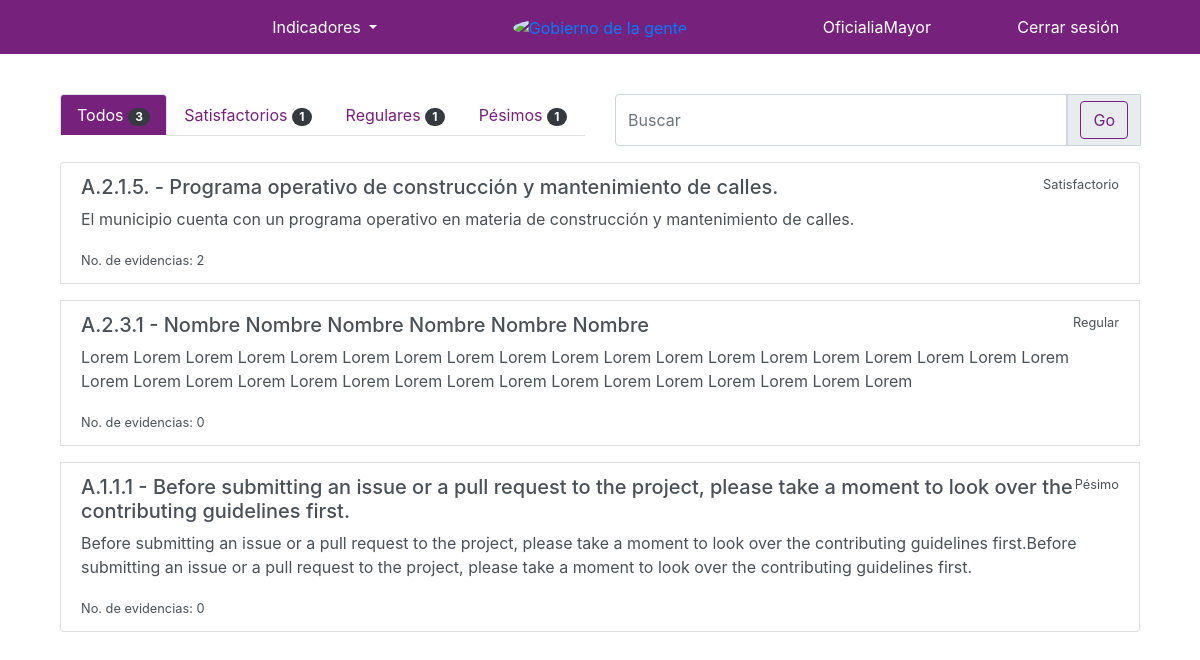
/indicadores/ (signed in), run on an earlier commit of the app's database.
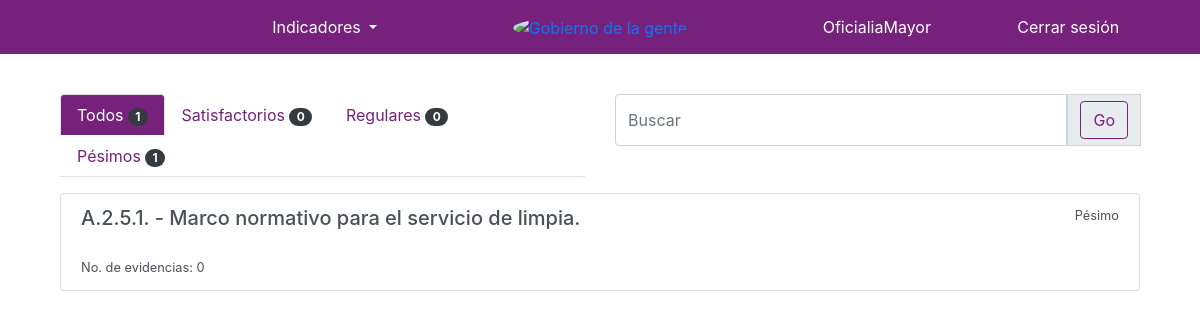
And on a later commit of the database.
### indicadores/models.py (models this page shows)
class Indicador(models.Model):
    indicador = models.CharField(max_length=10)
    nombre = models.TextField()
    descripcion = models.TextField(blank=True, null=True)
    metodo_calculo = models.TextField(blank=True, null=True)
    nivel = models.CharField(max_length=15, choices=choices_nivel, blank=True, null=True)
    dimension = models.CharField(max_length=144, blank=True, null=True)
    criterios_evaluacion = models.TextField(blank=True, null=True)
    area = models.ForeignKey(User, related_name='indicadores', on_delete=models.CASCADE)
    status = models.CharField(max_length=15, choices=choices_status)
    created = models.DateTimeField(auto_now_add=True)
    updated = models.DateTimeField(auto_now=True)
    def __str__(self):
        return self.indicador + ' - ' + self.nombre
    def get_absolute_url(self):
        return reverse('indicadores:detail', kwargs={'pk':self.pk})

### indicadores/views.py (the view)
# urls.py: path('', indicadoresListView.as_view(), name="list"),
class indicadoresListView(views.View):
    def get(self, request):
        print("LLEGO A TODOS")
        template_name="indicadores/indicador_list.html"
        q = request.GET.get('q')
        print(q)
        indicadores = Indicador.objects.filter(area=request.user)
        if q:
            indicadores = Indicador.objects.filter(Q(area=request.user),
                                                    Q(nombre__icontains=q)|
                                                    Q(indicador__icontains=q)|
                                                     Q(descripcion__icontains=q)).distinct()
        total = len(Indicador.objects.filter(area=request.user))
        verde = len(Indicador.objects.filter(area=request.user, status="Satisfactorio"))
        amarillo = len(Indicador.objects.filter(area=request.user, status="Regular"))
        rojo = len(Indicador.objects.filter(area=request.user, status="Pésimo"))
        context = {'indicadores':indicadores,
                   'tab': 'all',
                   'total': total,
                   'verde': verde,
                   'amarillo': amarillo,
                   'rojo': rojo
                   }
        return render(request, template_name, context)

### indicadores/templates/indicadores/indicador_list.html (shortened to what this page needs)
{% extends 'base.html' %}
{% load static %}
{% block content %}
    <div class="container">
        <div class="row">
            <div class="col-md-6">
                <ul class="nav nav-tabs d-flex justify-content-start margin-bottom-small">
              <li class="nav-item">
                <a class="nav-link {% if tab == "all" %} active {% endif %}" href="{% url 'indicadores:list' %}">Todos
                <span class="badge badge-pill badge-dark">{{ total }}</span></a>
              </li>
              <li class="nav-item">
                <a class="nav-link {% if tab == "green" %} active {% endif %}" href="{% url 'indicadores:satisfactorio' %}">Satisfactorios
                <span class="badge badge-pill badge-dark">{{ verde }}</span></a>
              </li>
              <li class="nav-item">
                <a class="nav-link {% if tab == "yellow" %} active {% endif %}" href="{% url 'indicadores:regular' %}">Regulares
                <span class="badge badge-pill badge-dark">{{ amarillo }}</span></a>
              </li>
              <li class="nav-item">
                <a class="nav-link {% if tab == "red" %} active {% endif %}" href="{% url 'indicadores:pesimo' %}">Pésimos
                <span class="badge badge-pill badge-dark">{{ rojo }}</span></a>
              </li>
            </ul>
            </div>
            <div class="col-md-6">
                    {% if tab == "all" %}
                        <form action="{% url 'indicadores:list' %}"
                    {% elif tab == "green" %}
                        <form action="{% url 'indicadores:satisfactorio' %}"
                    {% elif tab == "yellow" %}
                        <form action="{% url 'indicadores:regular' %}"
                    {% else %}
                        <form action="{% url 'indicadores:pesimo' %}"
                    {% endif %}
                    method="get" class="d-flex flex-row">
                        <div class="input-group mb-3">
                            <input type="text" class="form-control" placeholder="Buscar" name="q" value="{{ request.GET.q }}" aria-label="Nombre de Usuario" aria-describedby="basic-addon1" >
                            <div class="input-group-prepend">
                                <span class="input-group-text" id="basic-addon1">
                                   <input class="btn btn-outline-primary " type="submit" name="submit" value="Go">
                                </span>
                            </div>
                        </div>
                </form>
            </div>
        </div>
        <div class="row">
            <div class="col-md-12">
                <div class="list-group">
                    {% for indicador in indicadores %}
                        <a href="{{ indicador.get_absolute_url }}" class="list-group-item margin-bottom-small list-group-item-action flex-column aligm-items-start
                          {% if indicador.status == 'Satisfactorio' %}
                          green-hover
                          {% elif indicador.status == 'Regular' %}
                           yellow-hover
                            {% else %}
                            red-hover
                            {% endif %}">
                            <div class="d-flex justify-content-between">
                                <h5>{{ indicador }}</h5>
                                <small>{{ indicador.status }}</small>
                            </div>
                            <p>{{ indicador.descripcion }}</p>
                            <small> No. de evidencias: {{ indicador.evidencias.count }}</small>
                        </a>
                    {% endfor %}
                </div>
            </div>
        </div>
    </div>
{% endblock %}

### templates/base.html (shortened to what this page needs)
{% load static %}
<!DOCTYPE html>
<html lang="en">
  <head>
    <link rel="stylesheet" href="https://maxcdn.bootstrapcdn.com/bootstrap/4.0.0/css/bootstrap.min.css">
    <link href="{% static '/open-iconic/font/css/open-iconic-bootstrap.css' %}" rel="stylesheet">
    <link rel="stylesheet" href="{% static 'css/styles.css' %}">
  </head>
  <body>
    <nav class="navbar navbar-expand-lg navbar-light background-primary justify-content-around" style="max-height:80px !important;">
     <div class="col-lg-4 text-right">
        <div class="dropdown">
            {% if request.user.is_authenticated %}
                <a class="btn dropdown-toggle color-accent" role="button" id="dropdownMenuLink" data-toggle="dropdown" aria-haspopup="true" aria-expanded="false">
            Indicadores
          </a>
            {% endif %}
        </div>
      </div>
      <div class="col-lg-4 text-center">
          <a href="{% url 'home' %}">
            <img src="{%static 'images/logo.jpg'%}" alt="Gobierno de la gente" class="logo-img">
          </a>
      </div>
      {% if request.user.is_authenticated %}
        <div class="col-md-2 text-left">
          <a class="btn color-accent" href="{% url 'dashboard' %}">{{ request.user.username }}</a>
        </div>
        <div class="col-md-2 text-left">
          <a class="btn color-accent" href="{% url 'logout' %}">Cerrar sesión</a>
        </div>
      {% else %}
        <div class="col-md-4 text-left">
          <a class="btn color-accent" href="{% url 'login' %}">Iniciar sesión</a>
        </div>
      {% endif %}
    </nav>
    <div class="container paddings-vertical">
      {% block content %}
      {% endblock content %}
    </div>
  </body>
</html>

### static/css/styles.css (style rules this page uses)
.logo-img { width: 7vw; border-radius: 50%; }
.background-primary { background: #76227c !important; }
.color-accent { color: #fff !important; }
.paddings-vertical { padding-top: 5vh !important; padding-bottom: 5vh !important; }
.margin-bottom-small { margin-bottom: 2vh !important; }
.btn-outline-primary { color: #76227c; background: transparent none; border-color: #76227c; }
.active { background-color: #76227c !important; color: #FFFFFF !important; }
.nav-item > a { color: #76227c !important; }
.nav-item > a.active { color: #FFFFFF !important; }

What changed in the data, as far as the page shows it:
removed Indicador: indicador+nombre "A.2.1.5. - Programa operativo de construcción y mantenimiento de calles.", status "Satisfactorio", descripcion "El municipio cuenta con un programa operativo en materia de construcción y mantenimiento de calles.", evidencias.count "2"
removed Indicador: indicador+nombre "A.2.3.1 - Nombre Nombre Nombre Nombre Nombre Nombre", status "Regular", descripcion "Lorem Lorem Lorem Lorem Lorem Lorem Lorem Lorem Lorem Lorem Lorem Lorem Lorem Lorem Lorem Lorem Lorem Lorem Lorem Lorem Lorem Lorem Lorem Lorem Lorem Lorem Lorem Lorem Lorem Lorem Lorem Lorem Lorem Lorem Lorem", evidencias.count "0"
removed Indicador: indicador+nombre "A.1.1.1 - Before submitting an issue or a pull request to the project, please take a moment to look over the contributing guidelines first.", status "Pésimo", descripcion "Before submitting an issue or a pull request to the project, please take a moment to look over the contributing guidelines first.Before submitting an issue or a pull request to the project, please take a moment to look over the contributing guidelines first.", evidencias.count "0"
added Indicador: indicador+nombre "A.2.5.1. - Marco normativo para el servicio de limpia.", status "Pésimo", evidencias.count "0"
Also different on the page:
{{ total }}: "3" → "1"
{{ verde }}: "1" → "0"
{{ amarillo }}: "1" → "0"
